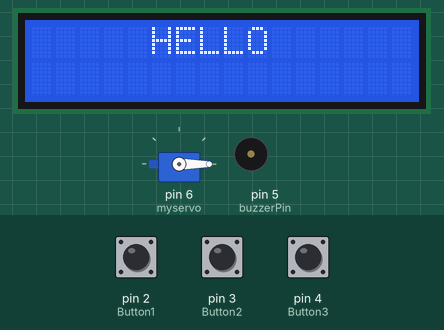
Recording of a sketch running on a simulated Arduino Uno, built with avr-gcc and run on an emulated ATmega328P. Parts: 16×2 character LCD, servo, buzzer (waves = sounding, pin HIGH). The test bench sets the inputs (shaded band); at power-on: pin 2 (Button1) HIGH, pin 3 (Button2) HIGH, pin 4 (Button3) HIGH.

Above: at 20.2 s.
20.3 s: pin 2 (Button1) pulled LOW for 0.15 s
At 22.5 s:
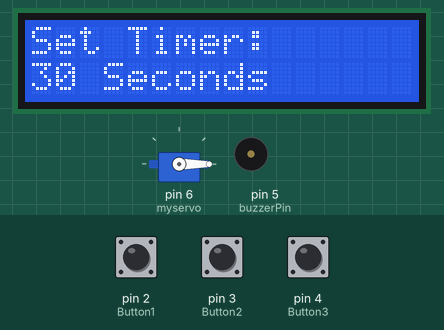
At 23.7 s:
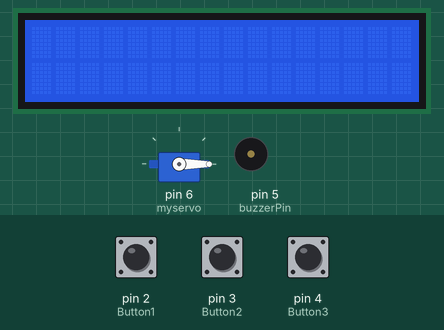
Timing chart, 0 to 57.8 s (numbered marks = the images above; inputs shaded):
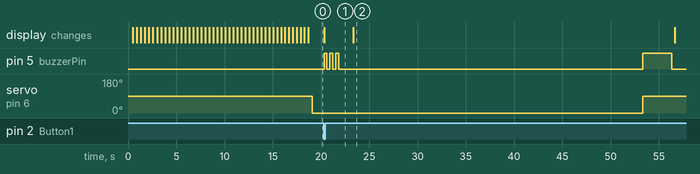

Measured:
- after the input at 20.3 s, pin 5 (buzzerPin): LOW → HIGH at once, → LOW 0.30 s later, → HIGH 0.30 s later, → LOW 0.30 s later, … (8 changes in this stretch); servo on pin 6 (myservo): 0° → 90° after 33.0 s; the display: changes at once (image 1)

The sketch:

SHS_Porject.ino
```cpp
#include <Servo.h>
#include <SoftwareSerial.h>
#include <LiquidCrystal_I2C.h>


//0x3F or 0x27
LiquidCrystal_I2C lcd(0x27, 16, 2);   //LCD Object

const int Button1 = 2;
const int Button2 = 3;
const int Button3 = 4;
const int buzzerPin = 5;

Servo myservo;  // create servo object to control a servo

int totalColumns = 16;
int totalRows = 2;

String staticMessage = "     HELLO";
String scrollingMessage = "Welcome to Medicine Dispenser";

void scrollMessage(int row, String message, int delayTime, int totalColumns) {
  for (int i=0; i < totalColumns; i++) {
    message = " " + message;
  }
  message = message + " ";
  for (int position = 0; position < message.length(); position++) {
    lcd.setCursor(0, row);
    lcd.print(message.substring(position, position + totalColumns));
    delay(400);
  }
}

void setup()  {
  Serial.begin(9600);

  lcd.init();
  lcd.backlight();
  lcd.clear();

  pinMode(Button1, INPUT_PULLUP);
  pinMode(Button2, INPUT_PULLUP);
  pinMode(Button3, INPUT_PULLUP);

  pinMode(buzzerPin, OUTPUT);

  myservo.attach(6);  // attaches the servo on pin 6 to the servo object

  lcd.backlight();
  // Print a welcome message to the LCD
  lcd.setCursor(0, 0);
  lcd.print(staticMessage);
  scrollMessage(1, scrollingMessage, 250, totalColumns);
}

void loop()  {
  myservo.write(0);   // Move to 0 degrees

  int But1 = digitalRead(Button1);
  int But2 = digitalRead(Button2);
  int But3 = digitalRead(Button3);


  if (But1 == LOW){ //button for 30 seconds

      lcd.setCursor(0, 0);
      lcd.print("Set Timer:");
      lcd.setCursor(0, 1);
      lcd.print("30 Seconds");

      digitalWrite(buzzerPin, HIGH);//1
      delay(300); // Sound the buzzer for 1 second
      digitalWrite(buzzerPin, LOW); // Turn off the buzzer
      delay(300);
      digitalWrite(buzzerPin, HIGH);//2
      delay(300); // Sound the buzzer for 1 second
      digitalWrite(buzzerPin, LOW);//2
      delay(300); // Sound the buzzer for 1 second
      digitalWrite(buzzerPin, HIGH);//2
      delay(300); // Sound the buzzer for 1 second
      digitalWrite(buzzerPin, LOW);//2
      delay(1500); // Sound the buzzer for 1 second


      lcd.clear();

      delay(30000); // Wait for 30 seconds
      myservo.write(90);   // Move to 0 degrees

      digitalWrite(buzzerPin, HIGH);//1
      delay(3000); // Sound the buzzer for 1 second
      digitalWrite(buzzerPin, LOW); // Turn off the buzzer
      delay(300);

      lcd.setCursor(0, 0);
      lcd.print("Timer Done");
      lcd.setCursor(0, 1);
      lcd.print("");
      delay(2500);

      lcd.clear();
  }

  else if (But2 == LOW){ // button for 5 Minutes

      lcd.setCursor(0, 0);
      lcd.print("Set Timer:");
      lcd.setCursor(0, 1);
      lcd.print("5 minutes");

      digitalWrite(buzzerPin, HIGH);//1
      delay(300); // Sound the buzzer for 1 second
      digitalWrite(buzzerPin, LOW); // Turn off the buzzer
      delay(300);
      digitalWrite(buzzerPin, HIGH);//2
      delay(300); // Sound the buzzer for 1 second
      digitalWrite(buzzerPin, LOW);//2
      delay(300); // Sound the buzzer for 1 second
      digitalWrite(buzzerPin, HIGH);//2
      delay(300); // Sound the buzzer for 1 second
      digitalWrite(buzzerPin, LOW);//2
      delay(1500); // Sound the buzzer for 1 second

      lcd.clear();

      delay(300000); // Wait for 30 seconds
      myservo.write(90);   // Move to 0 degrees

      digitalWrite(buzzerPin, HIGH);//1
      delay(3000); // Sound the buzzer for 1 second
      digitalWrite(buzzerPin, LOW); // Turn off the buzzer
      delay(300);

      lcd.setCursor(0, 0);
      lcd.print("Timer Done");
      lcd.setCursor(0, 1);
      lcd.print("");
      delay(2500);

      lcd.clear();
  }

  else if (But3 == LOW){ // button for 1 hr

      lcd.setCursor(0, 0);
      lcd.print("Set Timer:");
      lcd.setCursor(0, 1);
      lcd.print("1 Hour");

      digitalWrite(buzzerPin, HIGH);//1
      delay(300); // Sound the buzzer for 1 second
      digitalWrite(buzzerPin, LOW); // Turn off the buzzer
      delay(300);
      digitalWrite(buzzerPin, HIGH);//2
      delay(300); // Sound the buzzer for 1 second
      digitalWrite(buzzerPin, LOW);//2
      delay(300); // Sound the buzzer for 1 second
      digitalWrite(buzzerPin, HIGH);//2
      delay(300); // Sound the buzzer for 1 second
      digitalWrite(buzzerPin, LOW);//2
      delay(1500); // Sound the buzzer for 1 second

      delay(3600000); // Wait for 30 seconds
      myservo.write(90);   // Move to 0 degrees

      digitalWrite(buzzerPin, HIGH);//1
      delay(3000); // Sound the buzzer for 1 second
      digitalWrite(buzzerPin, LOW); // Turn off the buzzer
      delay(300);

      lcd.setCursor(0, 0);
      lcd.print("Timer Done");
      lcd.setCursor(0, 1);
      lcd.print("");
      delay(2500);

      lcd.clear();

  }

  else {
      digitalWrite(buzzerPin, LOW); // Turn off the buzzer

  }
}
```
